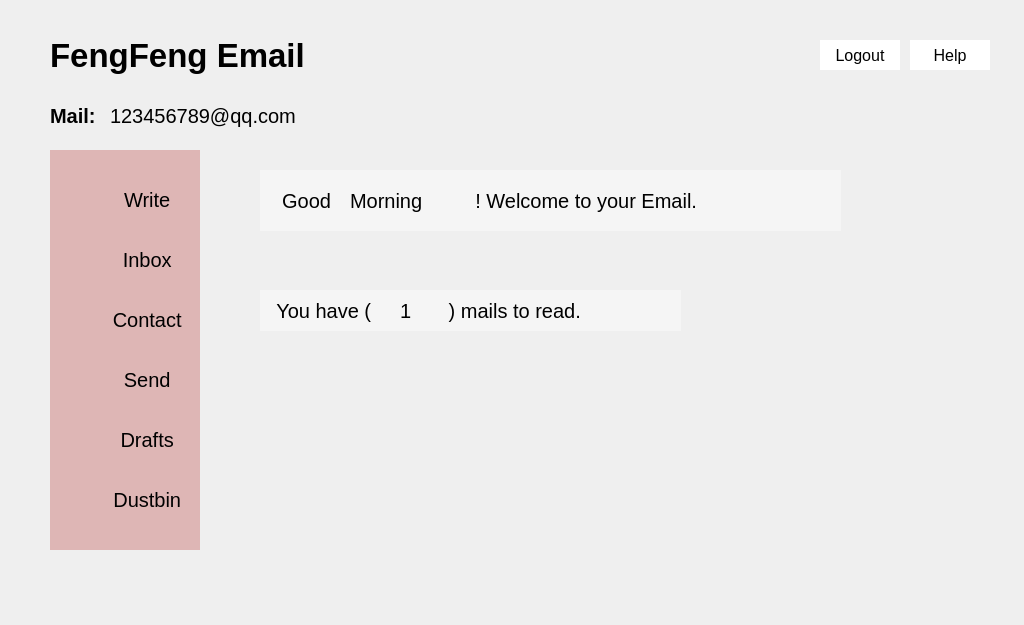
<?xml version="1.0" encoding="UTF-8"?>
<ui version="4.0">
 <class>manager</class>
 <widget class="QWidget" name="manager">
  <property name="geometry">
   <rect>
    <x>0</x>
    <y>0</y>
    <width>1024</width>
    <height>625</height>
   </rect>
  </property>
  <property name="maximumSize">
   <size>
    <width>1024</width>
    <height>625</height>
   </size>
  </property>
  <property name="windowTitle">
   <string>Home</string>
  </property>
  <widget class="QLabel" name="label">
   <property name="geometry">
    <rect>
     <x>50</x>
     <y>30</y>
     <width>521</width>
     <height>51</height>
    </rect>
   </property>
   <property name="font">
    <font>
     <pointsize>25</pointsize>
     <weight>75</weight>
     <bold>true</bold>
    </font>
   </property>
   <property name="text">
    <string>FengFeng Email</string>
   </property>
  </widget>
  <widget class="QPushButton" name="Write">
   <property name="geometry">
    <rect>
     <x>50</x>
     <y>180</y>
     <width>150</width>
     <height>40</height>
    </rect>
   </property>
   <property name="font">
    <font>
     <pointsize>15</pointsize>
    </font>
   </property>
   <property name="focusPolicy">
    <enum>Qt::NoFocus</enum>
   </property>
   <property name="autoFillBackground">
    <bool>false</bool>
   </property>
   <property name="styleSheet">
    <string notr="true">background-image: url(:/jpg/write.png);
border:0px;</string>
   </property>
   <property name="text">
    <string>        Write</string>
   </property>
  </widget>
  <widget class="QPushButton" name="Inbox">
   <property name="geometry">
    <rect>
     <x>50</x>
     <y>240</y>
     <width>150</width>
     <height>40</height>
    </rect>
   </property>
   <property name="font">
    <font>
     <pointsize>15</pointsize>
    </font>
   </property>
   <property name="focusPolicy">
    <enum>Qt::NoFocus</enum>
   </property>
   <property name="styleSheet">
    <string notr="true">background-image: url(:/jpg/inbox.png);
border:0;</string>
   </property>
   <property name="text">
    <string>        Inbox</string>
   </property>
  </widget>
  <widget class="QPushButton" name="Drafts">
   <property name="geometry">
    <rect>
     <x>50</x>
     <y>420</y>
     <width>150</width>
     <height>40</height>
    </rect>
   </property>
   <property name="font">
    <font>
     <pointsize>15</pointsize>
    </font>
   </property>
   <property name="focusPolicy">
    <enum>Qt::NoFocus</enum>
   </property>
   <property name="styleSheet">
    <string notr="true">background-image: url(:/jpg/draft.png);
border:0;</string>
   </property>
   <property name="text">
    <string>        Drafts</string>
   </property>
  </widget>
  <widget class="QPushButton" name="Dustbin">
   <property name="geometry">
    <rect>
     <x>50</x>
     <y>480</y>
     <width>150</width>
     <height>40</height>
    </rect>
   </property>
   <property name="font">
    <font>
     <pointsize>15</pointsize>
    </font>
   </property>
   <property name="focusPolicy">
    <enum>Qt::NoFocus</enum>
   </property>
   <property name="styleSheet">
    <string notr="true">background-image: url(:/jpg/dustbin.png);
border:0;</string>
   </property>
   <property name="text">
    <string>        Dustbin</string>
   </property>
  </widget>
  <widget class="QPushButton" name="Logout">
   <property name="geometry">
    <rect>
     <x>820</x>
     <y>40</y>
     <width>80</width>
     <height>30</height>
    </rect>
   </property>
   <property name="font">
    <font>
     <pointsize>12</pointsize>
    </font>
   </property>
   <property name="focusPolicy">
    <enum>Qt::NoFocus</enum>
   </property>
   <property name="autoFillBackground">
    <bool>false</bool>
   </property>
   <property name="styleSheet">
    <string notr="true">
background-color: rgb(255, 255, 255);
border:0;</string>
   </property>
   <property name="text">
    <string>Logout</string>
   </property>
  </widget>
  <widget class="QLabel" name="label_3">
   <property name="geometry">
    <rect>
     <x>50</x>
     <y>100</y>
     <width>121</width>
     <height>31</height>
    </rect>
   </property>
   <property name="font">
    <font>
     <pointsize>15</pointsize>
     <weight>75</weight>
     <bold>true</bold>
    </font>
   </property>
   <property name="text">
    <string>Mail:</string>
   </property>
  </widget>
  <widget class="QPushButton" name="Help">
   <property name="geometry">
    <rect>
     <x>910</x>
     <y>40</y>
     <width>80</width>
     <height>30</height>
    </rect>
   </property>
   <property name="font">
    <font>
     <pointsize>12</pointsize>
    </font>
   </property>
   <property name="focusPolicy">
    <enum>Qt::NoFocus</enum>
   </property>
   <property name="autoFillBackground">
    <bool>false</bool>
   </property>
   <property name="styleSheet">
    <string notr="true">background-color: rgb(255, 255, 255);
border:0;</string>
   </property>
   <property name="text">
    <string>Help</string>
   </property>
  </widget>
  <widget class="QPushButton" name="Contact">
   <property name="geometry">
    <rect>
     <x>50</x>
     <y>300</y>
     <width>150</width>
     <height>40</height>
    </rect>
   </property>
   <property name="font">
    <font>
     <pointsize>15</pointsize>
    </font>
   </property>
   <property name="focusPolicy">
    <enum>Qt::NoFocus</enum>
   </property>
   <property name="styleSheet">
    <string notr="true">background-image: url(:/jpg/contact.png);
border:0;</string>
   </property>
   <property name="text">
    <string>        Contact</string>
   </property>
  </widget>
  <widget class="QPushButton" name="Send">
   <property name="geometry">
    <rect>
     <x>50</x>
     <y>360</y>
     <width>150</width>
     <height>40</height>
    </rect>
   </property>
   <property name="font">
    <font>
     <pointsize>15</pointsize>
    </font>
   </property>
   <property name="focusPolicy">
    <enum>Qt::NoFocus</enum>
   </property>
   <property name="autoFillBackground">
    <bool>false</bool>
   </property>
   <property name="styleSheet">
    <string notr="true">background-image: url(:/jpg/send.png);
border:0;</string>
   </property>
   <property name="text">
    <string>        Send</string>
   </property>
  </widget>
  <widget class="QLabel" name="label_4">
   <property name="geometry">
    <rect>
     <x>50</x>
     <y>150</y>
     <width>150</width>
     <height>400</height>
    </rect>
   </property>
   <property name="autoFillBackground">
    <bool>false</bool>
   </property>
   <property name="styleSheet">
    <string notr="true">background-color: rgb(222, 182, 181);</string>
   </property>
   <property name="text">
    <string/>
   </property>
  </widget>
  <widget class="QLabel" name="label_5">
   <property name="geometry">
    <rect>
     <x>260</x>
     <y>170</y>
     <width>581</width>
     <height>61</height>
    </rect>
   </property>
   <property name="font">
    <font>
     <pointsize>15</pointsize>
    </font>
   </property>
   <property name="autoFillBackground">
    <bool>false</bool>
   </property>
   <property name="styleSheet">
    <string notr="true">background-color: rgba(255, 255, 255, 100);</string>
   </property>
   <property name="text">
    <string>    Good                          ! Welcome to your Email.</string>
   </property>
  </widget>
  <widget class="QLabel" name="Time">
   <property name="geometry">
    <rect>
     <x>350</x>
     <y>180</y>
     <width>101</width>
     <height>41</height>
    </rect>
   </property>
   <property name="font">
    <font>
     <pointsize>15</pointsize>
    </font>
   </property>
   <property name="autoFillBackground">
    <bool>false</bool>
   </property>
   <property name="styleSheet">
    <string notr="true">background-color: rgba(255, 255, 255 ,0);</string>
   </property>
   <property name="text">
    <string>Morning</string>
   </property>
  </widget>
  <widget class="QLabel" name="label_7">
   <property name="geometry">
    <rect>
     <x>260</x>
     <y>290</y>
     <width>421</width>
     <height>41</height>
    </rect>
   </property>
   <property name="font">
    <font>
     <pointsize>15</pointsize>
    </font>
   </property>
   <property name="autoFillBackground">
    <bool>false</bool>
   </property>
   <property name="styleSheet">
    <string notr="true">background-color: rgba(255, 255, 255, 100);</string>
   </property>
   <property name="text">
    <string>   You have (              ) mails to read.</string>
   </property>
  </widget>
  <widget class="QLabel" name="Number">
   <property name="geometry">
    <rect>
     <x>400</x>
     <y>300</y>
     <width>31</width>
     <height>21</height>
    </rect>
   </property>
   <property name="font">
    <font>
     <pointsize>15</pointsize>
    </font>
   </property>
   <property name="autoFillBackground">
    <bool>false</bool>
   </property>
   <property name="styleSheet">
    <string notr="true">background-color: rgba(255, 255, 255, 0);</string>
   </property>
   <property name="text">
    <string>1</string>
   </property>
  </widget>
  <widget class="QLabel" name="label_2">
   <property name="geometry">
    <rect>
     <x>110</x>
     <y>90</y>
     <width>221</width>
     <height>51</height>
    </rect>
   </property>
   <property name="font">
    <font>
     <pointsize>15</pointsize>
    </font>
   </property>
   <property name="text">
    <string>123456789@qq.com</string>
   </property>
  </widget>
  <zorder>label_4</zorder>
  <zorder>label</zorder>
  <zorder>Write</zorder>
  <zorder>Inbox</zorder>
  <zorder>Drafts</zorder>
  <zorder>Dustbin</zorder>
  <zorder>Logout</zorder>
  <zorder>label_3</zorder>
  <zorder>Help</zorder>
  <zorder>Contact</zorder>
  <zorder>Send</zorder>
  <zorder>label_5</zorder>
  <zorder>Time</zorder>
  <zorder>label_7</zorder>
  <zorder>Number</zorder>
  <zorder>label_2</zorder>
 </widget>
 <resources/>
 <connections/>
</ui>
